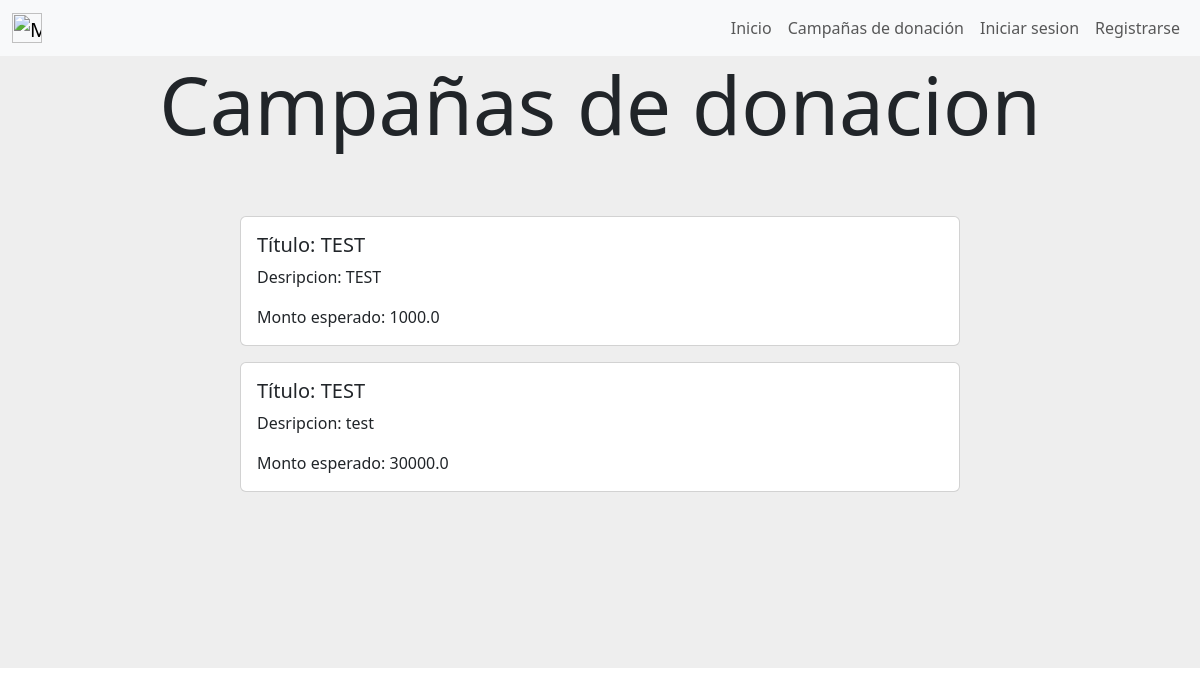
The page /ver_campanias_de_donacion on the database its author committed.
### gestion_de_donaciones/models.py (models this page shows, shortened)
class Campania_de_donacion(models.Model):
    titulo = models.CharField(verbose_name="Título",max_length=50)
    descripcion = models.CharField(verbose_name="Descripción",max_length=200)
    monto_esperado = models.FloatField()
    activa = models.BooleanField(default=True)
    class Meta:
        unique_together = (('titulo','monto_esperado'))
        verbose_name='campaña_de_donacion'
        verbose_name_plural='campañas_de_donaciones'

### gestion_de_donaciones/views.py (the view)
# urls.py: path('ver_campanias_de_donacion',views.ver_campanias_de_donacion, name= "ver_campanias_de_donacion"),
def ver_campanias_de_donacion(request):
    if request.user.is_superuser :
        campanias = Campania_de_donacion.objects.all()
    else :
        campanias = Campania_de_donacion.objects.filter(activa = True)
    return render(request, "gestion_de_donaciones/ver_campanias_de_donacion.html", {"campanias":campanias})

### gestion_de_donaciones/templates/gestion_de_donaciones/ver_campanias_de_donacion.html (shortened to what this page needs)
{% extends "gestion_de_usuarios/base.html" %}
{% block content %}
<div style="background-color:#eee;height: 20%;text-align: center;">
    <h1 class="display-1">Campañas de donacion</h1>
</div>
{% if campanias.count == 0 %}
    <div style="background-color: #eee;background-position: center;background-size: cover; align-items: center;justify-content: center;display: flex;">
        <div class="card mb-3 element-home-color" style="width: 60%;">
            <div class="row g-0">
                <div class="card">
                    <div class="card-body">
                        Aún no hay campañas creadas.
                    </div>
                </div>
            </div>
        </div>
    </div>
{% else %}
        {% for campania in campanias %}
        <div style="background-color: #eee;background-position: center;background-size: cover; align-items: center;justify-content: center;display: flex;">
            <div class="card mb-3 element-home-color" style="width: 60%;">
                <div class="row g-0">
                <div class="col-md-8">
                    <div class="card-body">
                    <h5 class="card-title">Título: {{campania.titulo}}
                    </h5>
                    <p class="card-text">Desripcion: {{campania.descripcion}}</p>
                    <p class="card-text">Monto esperado: {{campania.monto_esperado}}</p>
                    </div>
                </div>
                </div>
            </div>
        </div>
        {% endfor %}
<div style="background-color:#eee;height: 20%;">
</div>
{% endif %}
{% endblock %}

### rows shown on the page
Campania_de_donacion: titulo "TEST", descripcion "TEST", monto_esperado "1000.0"
Campania_de_donacion: titulo "TEST", descripcion "test", monto_esperado "30000.0"
